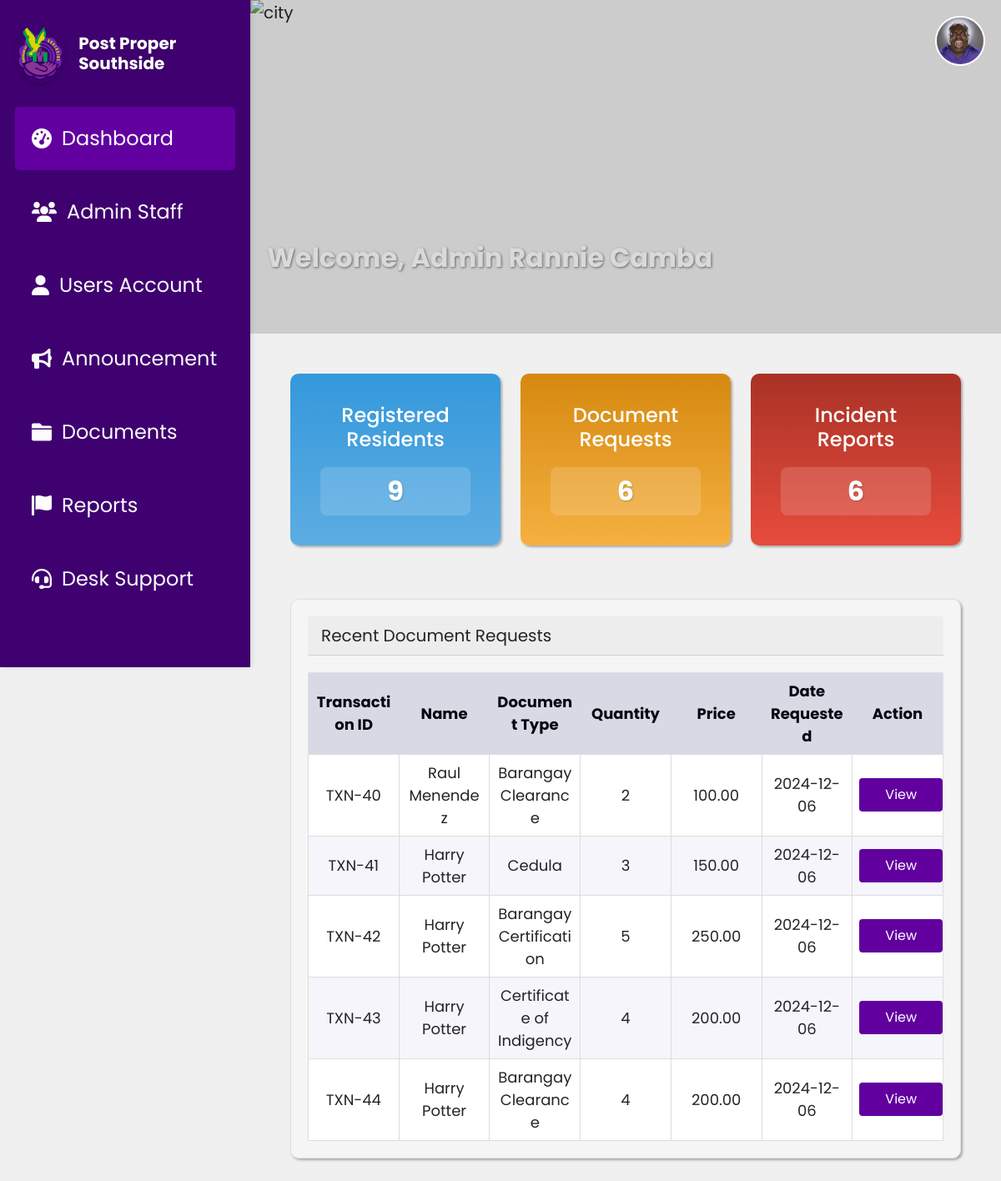
The page /dashboard.php (signed in) on the database its author committed.
### tables this page shows
CREATE TABLE `document_requests` (
  `Id` int(11) NOT NULL,
  `userId` int(11) DEFAULT NULL,
  `DocumentType` varchar(100) NOT NULL DEFAULT 'Barangay Clearance',
  `Name` varchar(255) NOT NULL,
  `Address` varchar(255) DEFAULT NULL,
  `TIN_No` varchar(50) DEFAULT NULL,
  `CTC_No` varchar(50) DEFAULT NULL,
  `Alias` varchar(100) DEFAULT NULL,
  `Age` int(11) DEFAULT NULL,
  `birthday` varchar(10) DEFAULT NULL,
  `PlaceOfBirth` varchar(255) DEFAULT NULL,
  `Occupation` varchar(255) DEFAULT NULL,
  `LengthOfStay` int(11) DEFAULT NULL,
  `Citizenship` varchar(100) DEFAULT NULL,
  `Gender` varchar(10) DEFAULT NULL,
  `CivilStatus` varchar(50) DEFAULT NULL,
  `Purpose` text DEFAULT NULL,
  `Status` varchar(50) DEFAULT NULL,
  `Quantity` int(11) DEFAULT NULL,
  `DateRequested` varchar(255) DEFAULT NULL,
  `valid_id` longtext NOT NULL,
  `valid_id_front` longtext DEFAULT NULL,
  `valid_id_back` longtext DEFAULT NULL,
  `request_picture` longtext NOT NULL,
  `rejection_reason` varchar(255) NOT NULL
);

### dashboard.php (the view, shortened to what this page needs)
<?php
require 'db.php';
$adminId = $_SESSION['admin_id'];
try {
    $sql = "SELECT profile_picture FROM admin_accounts WHERE id = ?";
    $stmt = $conn->prepare($sql);
    $stmt->execute([$adminId]);
    $admin = $stmt->fetch(PDO::FETCH_ASSOC);
    $profilePicture = !empty($admin['profile_picture']) ? $admin['profile_picture'] : 'assets/profile.jpg';
} catch (PDOException $e) {
    $profilePicture = 'assets/profile.jpg';
}
$documentRequestsTableQuery = "SELECT * FROM document_requests ORDER BY DateRequested DESC LIMIT 5";
$documentRequestsTableResult = $conn->query($documentRequestsTableQuery)->fetchAll(PDO::FETCH_ASSOC);
$registeredResidentsQuery = "SELECT COUNT(*) AS count FROM user_accounts";
$registeredResidentsResult = $conn->query($registeredResidentsQuery)->fetch(PDO::FETCH_ASSOC);
$registeredResidentsCount = $registeredResidentsResult['count'];
$documentRequestsQuery = "SELECT COUNT(*) AS count FROM document_requests";
$documentRequestsResult = $conn->query($documentRequestsQuery)->fetch(PDO::FETCH_ASSOC);
$documentRequestsCount = $documentRequestsResult['count'];
$incidentReportsQuery = "SELECT COUNT(*) AS count FROM incident_reports";
$incidentReportsResult = $conn->query($incidentReportsQuery)->fetch(PDO::FETCH_ASSOC);
$incidentReportsCount = $incidentReportsResult['count'];
?>
<!DOCTYPE html>
<html lang="en">
<head>
    <link href="https://cdn.jsdelivr.net/npm/bootstrap@5.0.2/dist/css/bootstrap.min.css" rel="stylesheet">
    <link rel="stylesheet" href="css/DashboardStyle.css">
    <link rel="stylesheet" href="https://cdnjs.cloudflare.com/ajax/libs/font-awesome/6.5.1/css/all.min.css">
</head>
<body>
  <?php include 'sidebar.php'; ?>
  <div class="main-content">
        <div class="header-section ">
            <img src="assets/mckinley.jpg" alt="city">
            <h1 class="text-center mb-4">Welcome, Admin <?php echo htmlspecialchars($_SESSION['name']); ?></h1>
            <a href="admin_profile.php">
                <img src="<?php echo $profilePicture; ?>" alt="Profile" class="profile-icon rounded-circle">
            </a>
        </div>
    <div class="container mt-5 px-5">
        <div class="row text-center mb-4">
            <div class="col-md-4 col-sm-6 mb-4">
                <div class="cards card-resident text-white mb-3">
                    <div class="card-body">
                        <h5 class="card-title">Registered Residents</h5>
                        <h3 class="card-text"><?php echo $registeredResidentsCount; ?></h3>
                    </div>
                </div>
            </div>
            <div class="col-md-4 col-sm-6 mb-4">
                <div class="cards card-request text-white  mb-3">
                    <div class="card-body">
                        <h5 class="card-title">Document Requests</h5>
                        <h3 class="card-text"><?php echo $documentRequestsCount; ?></h3>
                    </div>
                </div>
            </div>
            <div class="col-md-4 col-sm-6 mb-4">
                <div class="cards card-reports text-white mb-3">
                    <div class="card-body">
                        <h5 class="card-title">Incident Reports</h5>
                        <h3 class="card-text"><?php echo $incidentReportsCount; ?></h3>
                    </div>
                </div>
            </div>
        </div>
        <div class="card">
            <div class="card-header">
                Recent Document Requests
            </div>
            <div class="table-container">
                <table class="table mb-0" >
                    <thead>
                        <tr>
                            <th>Transaction ID</th>
                            <th>Name</th>
                            <th>Document Type</th>
                            <th>Quantity</th>
                            <th>Price</th>
                            <th>Date Requested</th>
                            <th>Action</th>
                        </tr>
                    </thead>
                    <tbody>
                        <?php foreach ($documentRequestsTableResult as $request): ?>
                            <tr>
                                <td><?php echo 'TXN-'?><?php echo htmlspecialchars($request['Id']); ?></td>
                                <td><?php echo htmlspecialchars($request['Name']); ?></td>
                                <td><?php echo htmlspecialchars($request['DocumentType']); ?></td>
                                <td><?php echo htmlspecialchars($request['Quantity']); ?></td>
                                <td><?php echo number_format($request['Quantity'] * 50, 2); ?></td>
                                <td><?php echo htmlspecialchars($request['DateRequested']); ?></td>
                                <td>
                                    <button class="action-btn btn-sm"
                                            onclick="openModal('<?php echo htmlspecialchars($request['Id']); ?>',
                                                                '<?php echo htmlspecialchars($request['Name']); ?>',
                                                                '<?php echo htmlspecialchars($request['Alias']); ?>',
                                                                '<?php echo htmlspecialchars($request['DocumentType']); ?>',
                                                                '<?php echo htmlspecialchars($request['DateRequested']); ?>',
                                                                '<?php echo htmlspecialchars($request['Quantity']); ?>',
                                                                '<?php echo number_format($request['Quantity'] * 50, 2); ?>',
                                                                '<?php echo htmlspecialchars($request['Address']); ?>',
                                                                '<?php echo htmlspecialchars($request['Gender']); ?>',
                                                                '<?php echo htmlspecialchars($request['CivilStatus']); ?>',
                                                                '<?php echo htmlspecialchars($request['TIN_No']); ?>',
                                                                '<?php echo htmlspecialchars($request['CTC_No']); ?>',
                                                                )">
                                        View
                                    </button>
                                </td>
                            </tr>
                        <?php endforeach; ?>
                    </tbody>
                </table>
            </div>
        </div>
    </div>
</div>
</body>
</html>

### css/DashboardStyle.css (style rules this page uses)
:root { --text-dark: #06070f; --text-light: #f0f0fa; --main-color: #61009f; --header-color: #3f0070; --button-default: #8a43c5; --button-hover: #b52aff; --focus-textfield: #9b4dff; --box-shadow: 2px 2px 3px rgba(0, 0, 0, 0.3); --container-blue: linear-gradient(180deg, #3498db, #5dade2); --container-yellow: linear-gradient(180deg, #d68910, #f5b041); --container-red: linear-gradient(180deg, #a93226, #e74c3c); --container-green: linear-gradient(180deg, #229954, #27ae60); }
body { font-family: "Poppins", sans-serif; font-size: 1.25rem; background-color: #f0f0f0; }
.main-content { padding-bottom: 2rem; }
.card-resident { background: var(--container-blue); }
.card-request { background: var(--container-yellow); }
.card-reports { background: var(--container-red); }
.header-section { width: 100%; height: 50vh; display: flex; justify-content: left; position: relative; }
.header-section img { width: 100%; height: 100%; object-fit: cover; }
.header-section::before { content: ""; position: absolute; top: 0; left: 0; width: 100%; height: 100%; background-color: rgba(0, 0, 0, 0.15); z-index: 1; }
.header-section h1 { position: absolute; margin-top: 35vh; font-size: 2rem; font-weight: 700; color: #ffffff; padding: 0.625rem 1.25rem; border-radius: 0.5rem; text-shadow: 1px 1px 3px rgba(0, 0, 0, 0.5); }
.header-section .profile-icon { position: absolute; top: 1.2rem; right: 1.2rem; width: 3.75rem; height: 3.75rem; border-radius: 50%; border: 2px solid #fff; object-fit: cover; z-index: 2; transition: transform 0.3s ease; }
table { width: 100%; border-collapse: collapse; margin-top: 1.25rem; table-layout: fixed; border: 1px solid #ccc; }
th, td { padding: 0.9375rem; text-align: center; border: 1px solid #dddddd; font-size: 1.125rem; vertical-align: middle; word-wrap: break-word; overflow-wrap: break-word; white-space: normal; }
.table thead { background-color: #d9d9e6; color: #06070f; border: none; }
.table thead th { border: none; }
.table tbody tr:nth-child(odd) { background-color: #ffffff; }
.table tbody tr:nth-child(even) { background-color: #f5f5fb; }
.table .action-btn { padding: 0.313rem 0.625rem; font-size: 1rem; border-radius: 4px; }
.card { border-radius: 0.625rem; box-shadow: var(--box-shadow); background-color: whitesmoke; padding: 1.25rem; border: 1px solid #e0e0e0; }
.cards { border-radius: 0.625rem; box-shadow: var(--box-shadow); padding: 1.25rem; }
.card-title { font-family: "Poppins", sans-serif; font-size: 1.5rem; font-weight: 500; color: #ffffff; padding-bottom: 0.5rem; }
.card-text { color: #ffffff; margin-top: 0.625rem; font-weight: 700; font-size: 2rem; border-radius: 0.5rem; background-color: rgba(255, 255, 255, 0.15); }
@media (max-width: 1200px) { .main-content { margin-left: 10vw; } }
.action-btn { width: 6.25rem; height: 2.5rem; border-radius: 0.5rem; background-color: #61009f; color: white; border: none; }

### css/Sidebar.css (style rules this page uses)
h3 { font-size: 1rem; font-family: "Poppins", sans-serif; color: white; text-align: center; margin: 0; padding: 10px 0; text-shadow: 1px 1px 2px rgba(0, 0, 0, 0.2); }
.main-content { margin-left: 18.75rem; }

### rows shown on the page
document_requests: Id "40", Name "Raul Menendez", DocumentType "Barangay Clearance", Quantity "2", $request['Quantity']*50 "100.00", DateRequested "2024-12-06"
document_requests: Id "41", Name "Harry Potter", DocumentType "Cedula", Quantity "3", $request['Quantity']*50 "150.00", DateRequested "2024-12-06"
document_requests: Id "42", Name "Harry Potter", DocumentType "Barangay Certification", Quantity "5", $request['Quantity']*50 "250.00", DateRequested "2024-12-06"
document_requests: Id "43", Name "Harry Potter", DocumentType "Certificate of Indigency", Quantity "4", $request['Quantity']*50 "200.00", DateRequested "2024-12-06"
document_requests: Id "44", Name "Harry Potter", DocumentType "Barangay Clearance", Quantity "4", $request['Quantity']*50 "200.00", DateRequested "2024-12-06"

### other values the page prints
$_SESSION['name'] "Rannie Camba"
$registeredResidentsCount "9"
$documentRequestsCount "6"
$incidentReportsCount "6"
